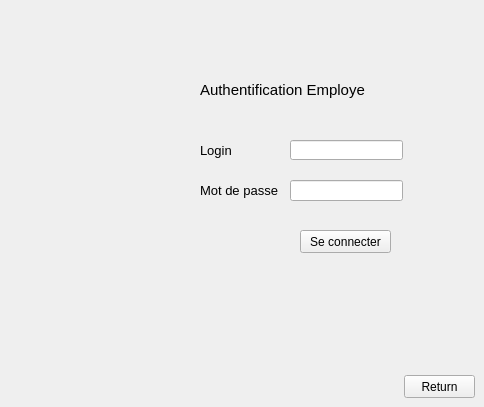
   <widget class="QWidget" name="page_2">
    <widget class="QLabel" name="label_3">
     <property name="geometry">
      <rect>
       <x>200</x>
       <y>140</y>
       <width>51</width>
       <height>21</height>
      </rect>
     </property>
     <property name="text">
      <string>&lt;html&gt;&lt;head/&gt;&lt;body&gt;&lt;p&gt;&lt;span style=&quot; font-size:10pt;&quot;&gt;Login&lt;/span&gt;&lt;/p&gt;&lt;/body&gt;&lt;/html</string>
     </property>
    </widget>
    <widget class="QPushButton" name="pushButton_2">
     <property name="geometry">
      <rect>
       <x>300</x>
       <y>230</y>
       <width>91</width>
       <height>23</height>
      </rect>
     </property>
     <property name="text">
      <string>Se connecter</string>
     </property>
    </widget>
    <widget class="QLineEdit" name="lineEdit">
     <property name="geometry">
      <rect>
       <x>290</x>
       <y>140</y>
       <width>113</width>
       <height>20</height>
      </rect>
     </property>
    </widget>
    <widget class="QLabel" name="label_2">
     <property name="geometry">
      <rect>
       <x>200</x>
       <y>180</y>
       <width>101</width>
       <height>21</height>
      </rect>
     </property>
     <property name="text">
      <string>&lt;html&gt;&lt;head/&gt;&lt;body&gt;&lt;p&gt;&lt;span style=&quot; font-size:10pt;&quot;&gt;Mot de passe&lt;/span&gt;&lt;/p&gt;&lt;/body&gt;&lt;/html&gt;</string>
     </property>
    </widget>
    <widget class="QLineEdit" name="lineEdit_2">
     <property name="geometry">
      <rect>
       <x>290</x>
       <y>180</y>
       <width>113</width>
       <height>21</height>
      </rect>
     </property>
     <property name="echoMode">
      <enum>QLineEdit::Password</enum>
     </property>
    </widget>
    <widget class="QLabel" name="label_18">
     <property name="geometry">
      <rect>
       <x>200</x>
       <y>80</y>
       <width>171</width>
       <height>21</height>
      </rect>
     </property>
     <property name="text">
      <string>&lt;html&gt;&lt;head/&gt;&lt;body&gt;&lt;p&gt;&lt;span style=&quot; font-size:11pt;&quot;&gt;Authentification Employe&lt;/span&gt;&lt;/p&gt;&lt;/body&gt;&lt;/html&gt;</string>
     </property>
    </widget>
    <widget class="QPushButton" name="pushButton_53">
     <property name="geometry">
      <rect>
       <x>404</x>
       <y>375</y>
       <width>71</width>
       <height>23</height>
      </rect>
     </property>
     <property name="text">
      <string>Return</string>
     </property>
    </widget>
   </widget>
